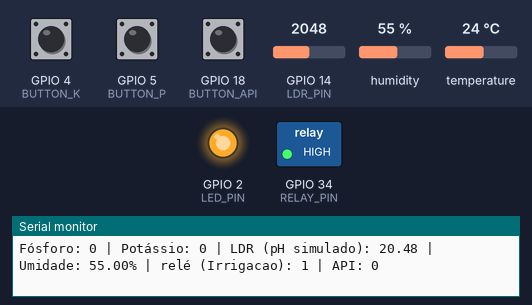
Bench run of a sketch on a simulated ESP32. Parts: switched loads named in the sketch (green lamp = pin HIGH), output pins drawn as LEDs (lit = HIGH), the last lines printed to the serial monitor. The test bench sets the inputs (shaded band); at power-on: GPIO 18 (BUTTON_API) HIGH, GPIO 4 (BUTTON_K) HIGH, GPIO 5 (BUTTON_P) HIGH, GPIO 14 (LDR_PIN) = 2048, humidity 55 %, temperature 24 °C.

Above: at 1.8 s.
1.9 s: GPIO 18 (BUTTON_API) pulled LOW for 1.2 s
At 3.5 s:
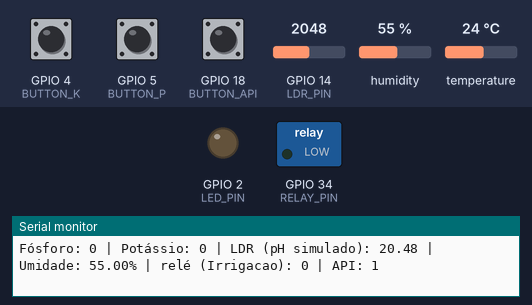
4.6 s: GPIO 18 (BUTTON_API) pulled LOW for 3.2 s
At 6.5 s:
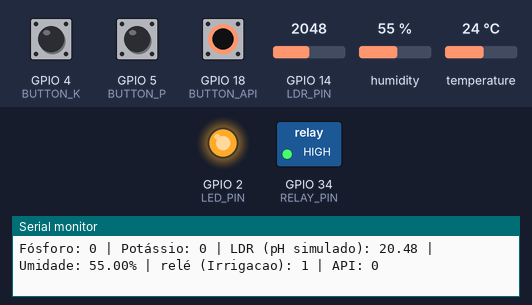
Timing chart, 0 to 8.0 s (numbered marks = the images above; inputs shaded):
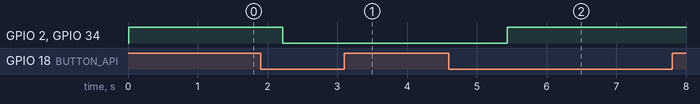

Measured:
- after the input at 1.9 s, GPIO 2 (LED_PIN), GPIO 34 (RELAY_PIN): HIGH → LOW after 0.32 s
- after the input at 4.6 s, GPIO 2 (LED_PIN), GPIO 34 (RELAY_PIN): LOW → HIGH after 0.84 s

The sketch:

sketch.ino
```cpp
// Essa aplicação tem o objetivo verificar a necessidade de irrigação através da utilização de 4 sensores
// Sensores: LDR (pH simulador), Umidade, Botão Azul (Fósforo Simulado) e Botão Amarelo (Potássio Simulado)
// Quando 2 ou mais sensores apontarem resultados negativos o relé do sistema de irrigação será acionado e o led irá acender
// Cado API Meteorológica. representada pelo Botão Vermelho, informe que que haverá chuva o sistema de irrigação será interrompido

// CONDIÇÃO NEGATIVA DE CADA SENSOR:
// LDR (pH simulador): Valor > 7 (Aplicado um fator de divisão por 100, por pH só vai de 0 a 14 e o LDR vai de 0 a 4000),
// Umidade: Valor < 60%
// Botão Azul (Fósforo Simulado): Desligado
// Botão Amarelo (Potássio Simulado): Desligado

#include <DHT.h> // Inclusão da biblioteca do sensor DHT22

// === DEFINIÇÃO DE PINOS ===
#define BUTTON_P 5        // Botão de fósforo (azul)
#define BUTTON_K 4        // Botão de potássio (amarelo)
#define LDR_PIN 14        // Pino analógico para simular pH via LDR
#define DHTPIN 12         // Sensor DHT22 (umidade)
#define DHTTYPE DHT22     // Tipo do sensor
#define RELAY_PIN 34      // Relé que aciona a bomba
#define LED_PIN 2         // LED indicativo da bomba
#define BUTTON_API 18     // Botão de API Meteorológica (vermelho)

// === OBJETO DO SENSOR DHT ===
DHT dht(DHTPIN, DHTTYPE);

// === VARIÁVEIS DE ESTADO DOS BOTÕES ===
bool estadoFosforo = false;
bool ultimoEstadoFosforo = HIGH;

bool estadoPotassio = false;
bool ultimoEstadoPotassio = HIGH;

bool estadoAPI = false;
bool ultimoEstadoAPI = HIGH;

void setup() {
  // Inicializa comunicação serial
  Serial.begin(115200);

  // Configuração dos pinos de entrada
  pinMode(BUTTON_P, INPUT_PULLUP);  // Botão de fósforo
  pinMode(BUTTON_K, INPUT_PULLUP);  // Botão de potássio
  pinMode(BUTTON_API, INPUT_PULLUP);  // Botão da API

  // Configuração dos pinos de saída
  pinMode(RELAY_PIN, OUTPUT);
  pinMode(LED_PIN, OUTPUT);

  // Inicializa o sensor DHT
  dht.begin();
}

void loop() {
  // === LEITURA E CONTROLE DE ESTADO DOS BOTÕES ===
  bool leituraFosforo = digitalRead(BUTTON_P);
  bool leituraPotassio = digitalRead(BUTTON_K);
  bool leituraAPI = digitalRead(BUTTON_API);
  bool LedValue = digitalRead(LED_PIN);

  // Verifica mudança de estado do botão de fósforo
  if (leituraFosforo == LOW && ultimoEstadoFosforo == HIGH) {
    estadoFosforo = !estadoFosforo; // Alterna o estado
    delay(200); // Debounce
  }
  ultimoEstadoFosforo = leituraFosforo;

  // Verifica mudança de estado do botão de potássio
  if (leituraPotassio == LOW && ultimoEstadoPotassio == HIGH) {
    estadoPotassio = !estadoPotassio; // Alterna o estado
    delay(200); // Debounce
  }
  ultimoEstadoPotassio = leituraPotassio;

  // Verifica mudança de estado do botão da API
  if (leituraAPI == LOW && ultimoEstadoAPI == HIGH) {
    estadoAPI = !estadoAPI; // Alterna o estado
    delay(200); // Debounce
  }
  ultimoEstadoAPI = leituraAPI;

  // Leitura do LDR (simulando pH)
  int ldrValue = analogRead(LDR_PIN);  // Faixa de 0 a 4095 no ESP32

  // Leitura da umidade com o DHT22
  float umidade = dht.readHumidity();

  // === CONDIÇÕES DE IRRIGAÇÃO ===

  // Verifica se fósforo e potássio estão presentes
  bool nutrientesPresentes = !estadoFosforo && !estadoPotassio;

 // Verifica se fósforo e potássio estão presentes
  bool resultadoAPI = !estadoAPI;

  // Condição de pH ideal (simulado pelo LDR)
  bool phIdeal = (ldrValue > 700);

  // Verifica se a umidade está abaixo do ideal (< 60%)
  bool umidadeBaixa = umidade < 60;

  // Mostrar valores no Serial Monitor
  Serial.print("Fósforo: "); Serial.print(estadoFosforo);
  Serial.print(" | Potássio: "); Serial.print(estadoPotassio);
  Serial.print(" | LDR (pH simulado): "); Serial.print(ldrValue / 100.0);
  Serial.print(" | Umidade: "); Serial.print(umidade); Serial.print("%");
  Serial.print(" | relé (Irrigacao): "); Serial.print(LedValue);
  Serial.print(" | API: "); Serial.println(estadoAPI);

  // === AÇÃO: ATIVAR BOMBA ===

  // Atribui 1 para a API de estiver ligada
  int condicoesAPI = 0;
  if (estadoAPI) condicoesAPI++;
  // Conta quantas variáveis estão com valor falso (condição crítica)
  int condicoesCriticas = 0;
  if (!estadoFosforo) condicoesCriticas++;
  if (!estadoPotassio) condicoesCriticas++;
  if (phIdeal) condicoesCriticas++;
  if (umidadeBaixa) condicoesCriticas++;

  // Caso 2 ou mais sensores acusem problema a irrigação será acionado
  // Caso a API comunique que haverá chuva a irrigação será desativada
  if (condicoesCriticas >= 2 && condicoesAPI == 0) {
    digitalWrite(RELAY_PIN, HIGH);  // Liga a bomba
    digitalWrite(LED_PIN, HIGH);    // Liga o LED indicativo
  } else {
    digitalWrite(RELAY_PIN, LOW);   // Desliga a bomba
    digitalWrite(LED_PIN, LOW);     // Desliga o LED
  }

  delay(1000);  // Espera 1 segundo antes da próxima leitura
}
```
